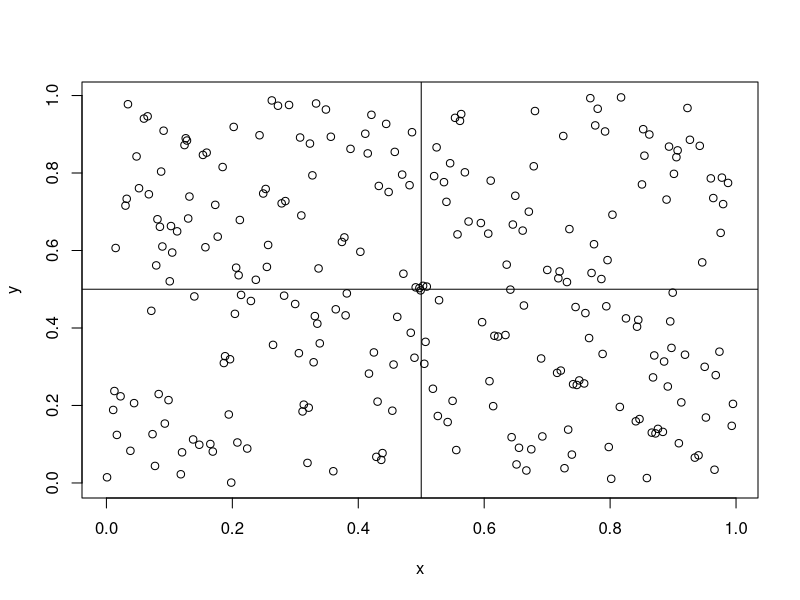

Here is the R script that generated this plot:
## ---- chunk 1
PKI <- function(x0, a, c, m, n) {
  bilangan <- numeric(n)
  bilangan[1] <- x0
  for (i in 2:n) {
    if (bilangan[i-1] >= 1) {
      inv <- which((bilangan[i-1] * (1:(m-1))) %% m == 1)
      bilangan[i] <- (a * inv + c) %% m
    } else {
      bilangan[i] <- c
    }
  }
  return(bilangan)
}
## ---- chunk 2
set.seed(1)
bilangan <- PKI(x0 = 17, a = 9, c = 6, m = 1024, n = 512);bilangan
## ---- chunk 3
set.seed(1)
x <- bilangan[1:255]/1024
y <- bilangan[2:256]/1024
tabel <- data.frame(x,y)
print(tabel)
plot(tabel)
abline(h=0.5,v=0.5,col="black")
## ---- chunk 4
koor1 <- 0
koor2 <- 0
koor3 <- 0
koor4 <- 0

for (i in 1:length(x)){
  if (x[i] > 0.5 && y[i] > 0.5) koor1 <- koor1 + 1
  if (x[i] > 0.5 && y[i] < 0.5) koor2 <- koor2 + 1
  if (x[i] < 0.5 && y[i] > 0.5) koor3 <- koor3 + 1
  if (x[i] < 0.5 && y[i] < 0.5) koor4 <- koor4 + 1
}
tabel_koor <- data.frame(Koordinat = c("I", "II", "III", "IV"), Frekuensi = c(koor1, koor2, koor3, koor4)); tabel_koor
## ---- chunk 5
n <- length(x)
o_i <- tabel_koor$Frekuensi
pi_i <- rep(0.25, 4)
e_i <- n * pi_i

diskrepansi <- sum((o_i - e_i)^2 / e_i)
p_value <- 1 - pchisq(diskrepansi, df = length(o_i) - 1)
cat("Diskrepansi:", diskrepansi, "\n")
cat("P-value:", p_value, "\n")
